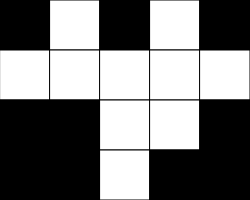
Frame 1 (no input)
Frame 60 (no input): identical to frame 1, image omitted
Frame 120 (the mouse pressed at the canvas centre since frame 60): identical to frame 1, image omitted

The p5.js sketch that drew this single still picture (run headless with seeded random() and noise() and a simulated clock; from frame 60 on, the mouse is pressed at the canvas centre):

// p5.js sketch
// ── sketch.js
// Project Title
// Your Name
// Date
//
// Extra for Experts:
// - describe what you did to take this project "above and beyond"

const WHITE = 255; const BLACK = 0;

let grid =
[
  [0,255,0,255,0],
  [0,0,0,0,0],
  [0,0,0,255,0],
  [255,255,255,255,255]
];

let grid_col;

let dy = [1,-1,0,0];
let dx = [0,0,1,-1];

let squaresize = 50;
const NUM_ROWS = 4; const NUM_COLS = 5;

let point_my;

let mycol = [WHITE,BLACK];

class Pair{
  constructor(x,y){
    this.y = y;
    this.x = x;
  }
}

function setup() {
  createCanvas(NUM_COLS * squaresize, NUM_ROWS * squaresize);

  for(let _ = 0; _ < grid.length; ++_){
    for(let _i = 0 ; _i < grid[_].length; ++_i){
      grid[_][_i] = mycol[int(random(2))];
    }
  }
}

function draw() {
  drawGrid();
}

function drawGrid(){
  for(let y = 0; y < NUM_ROWS; ++y){
    for(let x = 0; x < NUM_COLS;++x){
      let fillvalue = grid[y][x];
      fill(fillvalue);
      square(x*squaresize,y*squaresize,squaresize);
    }
  }
}

function getlocation(){
  let constrainX = constrain(mouseX,0,width-1);
  let constrainY = constrain(mouseY,0,height-1);
  point_my = new Pair(int(constrainY / squaresize), int(constrainX / squaresize))
}

function mouseClicked(){
  if(mouseButton == LEFT){
    if(mouseX >= 0 && mouseX < width-1 && mouseY >= 0 && mouseY < height - 1)
    {
      flip();
    }
  }
}

function flip(){
  //case 1
  if(grid[point_my.y][point_my.x] == BLACK){
    grid[point_my.y][point_my.x] = WHITE;
    
  }
  //case 2
  else{
    grid[point_my.y][point_my.x] = BLACK;
  }

  neighbor_check();

  
}



// old
//


/*

if(grid[point_my.y + dy[_]][point_my.x + dx[_]] == WHITE){
          grid[point_my.y + dy[_]][point_my.x + dx[_]]= BLACK;
        }
        else if(grid[ point_my.y + dy[_]][point_my.x + dx[_]] == BLACK){
          grid[point_my.y + dy[_]][point_my.x + dx[_]]= WHITE;
        }


*/
function neighbor_check(type){
  for(let _ = 0; _ < 4; ++_){
    if((point_my.y + dy[_] >= 0 && point_my.y + dy[_] < NUM_ROWS) && (point_my.x + dx[_] >= 0 && point_my.x + dx[_] < NUM_COLS)){
      if(grid[point_my.y + dy[_]][point_my.x + dx[_]] == WHITE){
        grid[point_my.y + dy[_]][point_my.x + dx[_]]= BLACK;
      }
      else if(grid[ point_my.y + dy[_]][point_my.x + dx[_]] == BLACK){
        grid[point_my.y + dy[_]][point_my.x + dx[_]]= WHITE;
      }
    }
  }
}


function Win_check(){
  for(let _ = 0; _ < grid.length; ++_){
    for(let _i = 0 ; _i < grid[_].length; ++_i){
      if(grid[_][_i] === BLACK) return false;
    }
  }

  return true;
}

function neighbor_display(type){
  for(let _ = 0; _ < 4; ++_){
    grid[point_my.y + dy[_]][point_my.x + dx[_]]= BLACK;
  }
}
